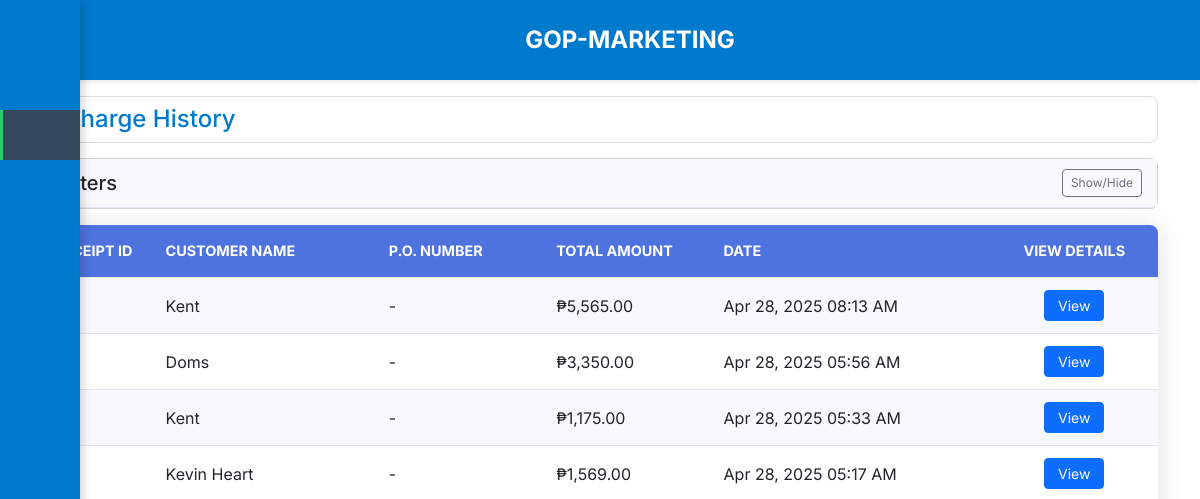
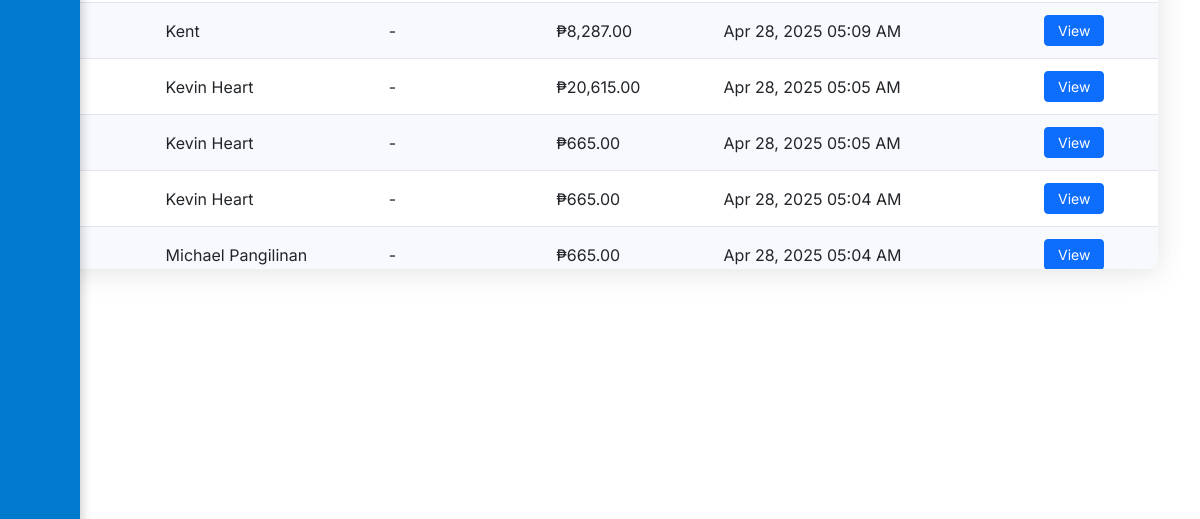
Before: /views/receipts/receipts.php (upper part) with the older database file (2 pictures, top to bottom).
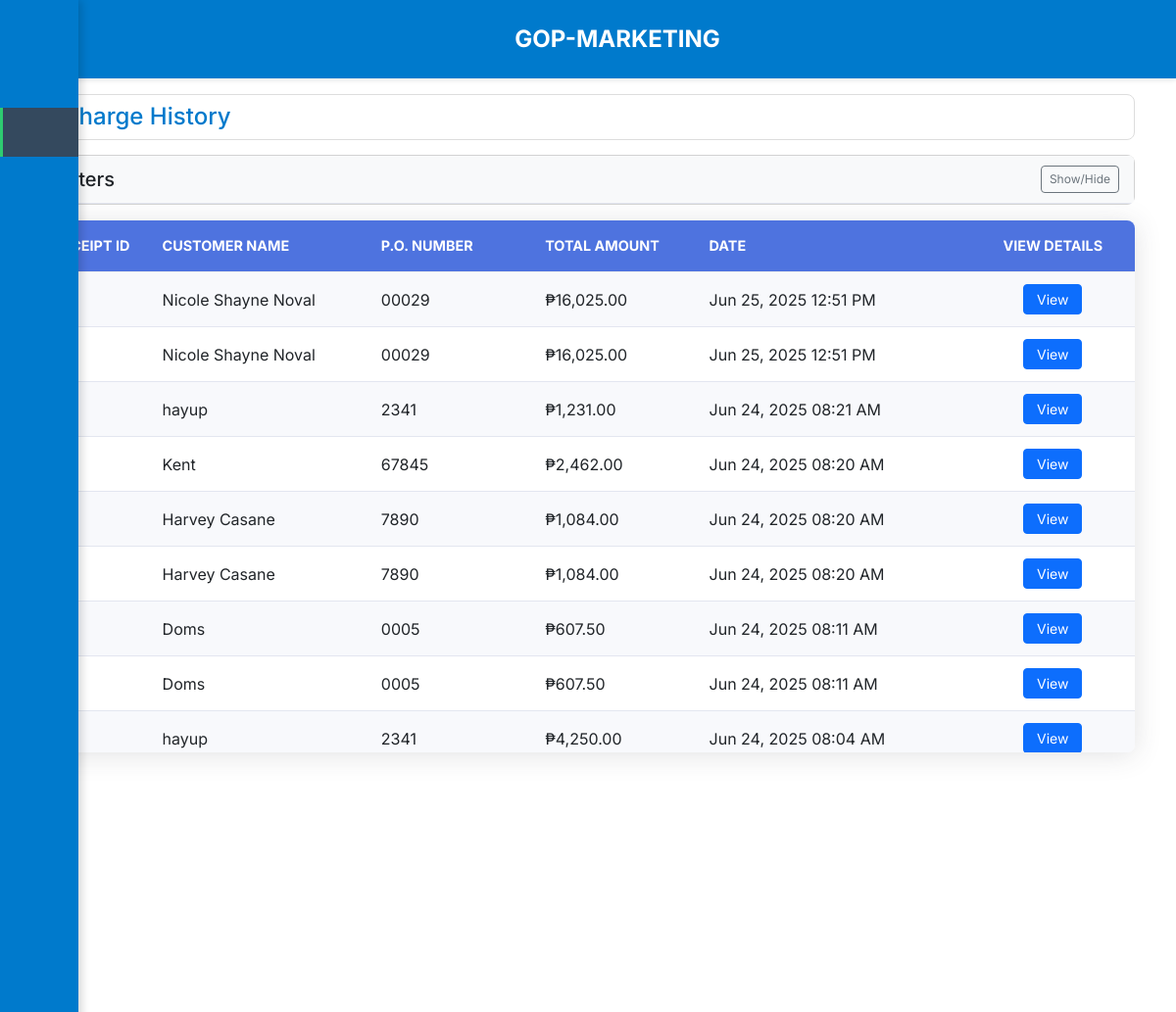
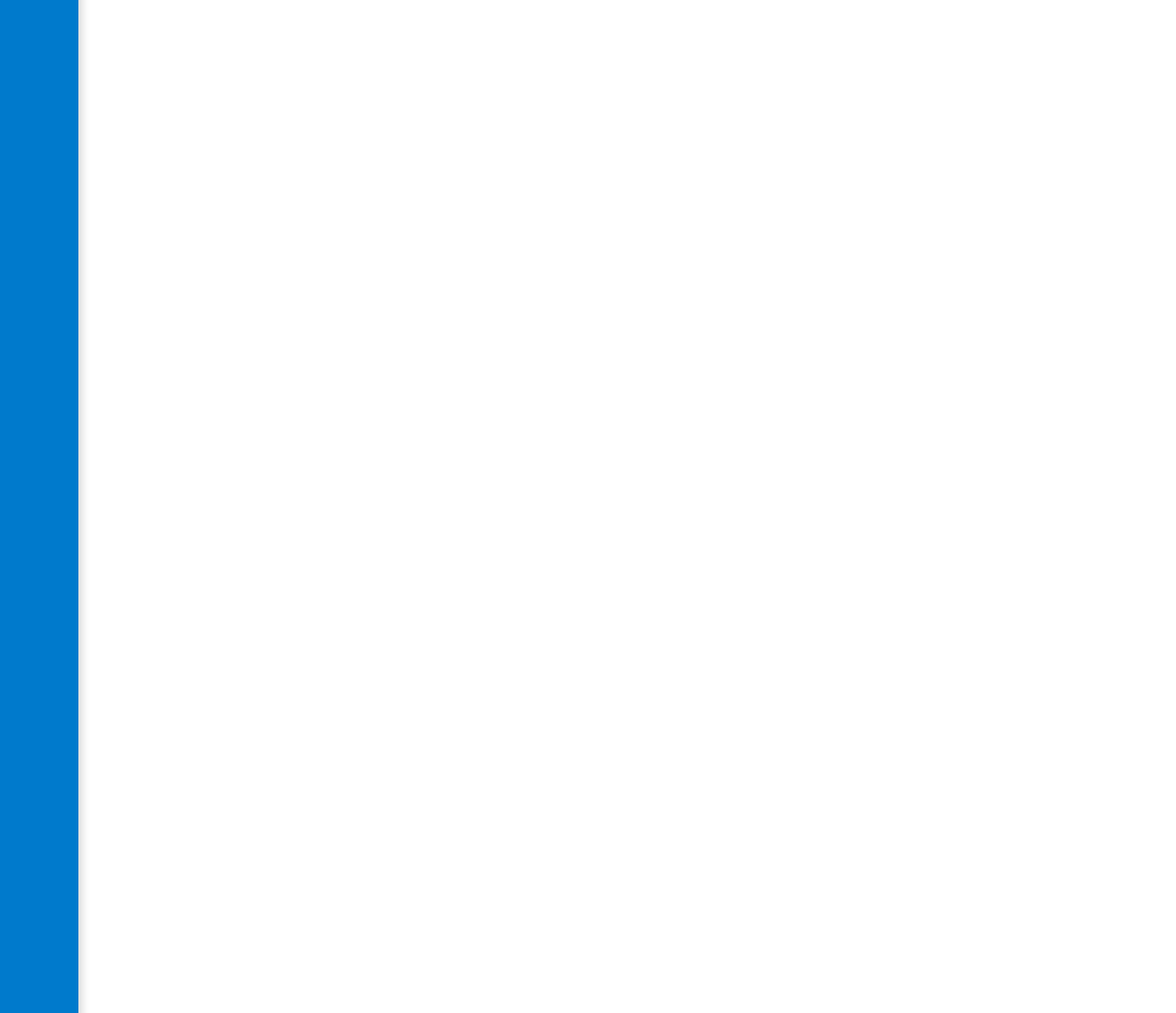
After: the same page with the newer database file (2 pictures, top to bottom).
### tables this page shows
CREATE TABLE `charges` (
  `id` int(11) NOT NULL,
  `customer_id` int(11) NOT NULL,
  `total_price` decimal(10,2) NOT NULL,
  `po_number` varchar(50) DEFAULT NULL,
  `charge_date` timestamp NOT NULL DEFAULT current_timestamp()
);

CREATE TABLE `customers` (
  `id` int(11) NOT NULL,
  `name` varchar(255) NOT NULL,
  `phone_number` varchar(255) NOT NULL,
  `address` varchar(255) NOT NULL,
  `terms` varchar(255) NOT NULL,
  `salesman` varchar(255) NOT NULL,
  `created_at` timestamp NOT NULL DEFAULT current_timestamp()
);

### connection/DBConnection.php (called while the page is built, shortened)
<?php
class DBConnection {
    private $host = "localhost";
    private $username = "root";
    private $password = "";
    private $database = "gop_marketing_db";
    private $conn;
    public function __construct() {
        try {
            $this->conn = new mysqli($this->host, $this->username, $this->password, $this->database);
        } catch (Exception $e) {
            die("Database Connection Error: " . $e->getMessage());
        }
    }
    public function getConnection() {
        return $this->conn;
    }
}
?>

### controller/backend_receipts.php (called while the page is built, shortened)
<?php
require_once __DIR__ . '/../connection/DBConnection.php';
class ReceiptsController
{
    private $conn;
    public function __construct()
    {
        $db = new DBConnection();
        $this->conn = $db->getConnection();
    }
    public function getAllReceipts()
    {
        $sql = "SELECT
            c.id,
            cust.name AS customer_name,
            c.total_price,
            c.po_number,
            c.charge_date
        FROM charges c
        JOIN customers cust ON c.customer_id = cust.id
        ORDER BY c.charge_date DESC";
        $result = $this->conn->query($sql);
        $receipts = [];
        if ($result->num_rows > 0) {
            while ($row = $result->fetch_assoc()) {
                $receipts[] = $row;
            }
        }
        return $receipts;
    }
}

### views/receipts/receipts.php (the view, shortened to what this page needs)
<?php
try {
    require_once __DIR__ . '/../../controller/backend_receipts.php';
    $receiptsController = new ReceiptsController();
    $receipts = $receiptsController->getAllReceipts();
} catch (Exception $e) {
    die("Error: " . $e->getMessage());
}
?>
<!DOCTYPE html>
<html lang="en">
<head>
    <link rel="stylesheet" href="../../styles/sidebar.css">
    <link rel="stylesheet" href="../../styles/receipts.css">
    <link rel="stylesheet" href="../../styles/header.css">
    <link rel="stylesheet" href="../../bootstrap-5.3.6/css/bootstrap.min.css">
</head>
<body>
    <?php require_once '../renderParts/header.php'; ?>
    <?php require_once '../renderParts/sidebar.php'; ?>
    <main class="main-content">
        <div class="container">
            <div class="table-header">
                <div class="receipts d-flex align-items-center">
                    <h2 class="mt-2">Charge History</h2>
                </div>
                <div class="filter-container mb-3">
                    <div class="card">
                        <div class="card-header bg-light">
                            <div class="d-flex justify-content-between align-items-center">
                                <h5 class="mb-0">Filters</h5>
                                <button class="btn btn-sm btn-outline-secondary" id="toggle-filters">
                                    <span class="iconify" data-icon="mdi:filter-outline"></span> Show/Hide
                                </button>
                            </div>
                        </div>
                    </div>
                </div>
                <div class="table-wrapper">
                    <table class="receipts-table" id="receipts-table">
                        <thead>
                            <tr>
                                <th>Receipt ID</th>
                                <th>Customer Name</th>
                                <th>P.O. Number</th>
                                <th>Total Amount</th>
                                <th>Date</th>
                                <th>View Details</th>
                            </tr>
                        </thead>
                        <tbody>
                            <?php
                            if (empty($receipts)) {
                                echo '<tr><td colspan="6" class="text-center">No receipts found</td></tr>';
                            } else {
                                foreach ($receipts as $receipt):
                            ?>
                                    <tr>
                                        <td><?php echo $receipt['id']; ?></td>
                                        <td><?php echo $receipt['customer_name']; ?></td>
                                        <td><?php echo !empty($receipt['po_number']) ? $receipt['po_number'] : '-'; ?></td>
                                        <td>₱<?php echo number_format($receipt['total_price'], 2); ?></td>
                                        <td><?php echo date('M d, Y h:i A', strtotime($receipt['charge_date'])); ?></td>
                                        <td>
                                            <button class="btn btn-sm btn-primary view-receipt"
                                                data-id="<?php echo $receipt['id']; ?>">
                                                View
                                            </button>
                                        </td>
                                    </tr>
                            <?php
                                endforeach;
                            }
                            ?>
                        </tbody>
                    </table>
                </div>
            </div>
        </div>
    </main>
</body>
</html>

Changed rows visible on the page:
no longer on this page (row unchanged): charges: customer.name "Kent", total_price "5,565.00", charge_date "Apr 28, 2025 08:13 AM"
no longer on this page (row unchanged): charges: customer.name "Doms", total_price "3,350.00", charge_date "Apr 28, 2025 05:56 AM"
no longer on this page (row unchanged): charges: customer.name "Kent", total_price "1,175.00", charge_date "Apr 28, 2025 05:33 AM"
no longer on this page (row unchanged): charges: customer.name "Kevin Heart", total_price "1,569.00", charge_date "Apr 28, 2025 05:17 AM"
no longer on this page (row unchanged): charges: customer.name "Kent", total_price "8,287.00", charge_date "Apr 28, 2025 05:09 AM"
no longer on this page (row unchanged): charges: customer.name "Kevin Heart", total_price "20,615.00", charge_date "Apr 28, 2025 05:05 AM"
no longer on this page (row unchanged): charges: customer.name "Kevin Heart", total_price "665.00", charge_date "Apr 28, 2025 05:05 AM"
no longer on this page (row unchanged): charges: customer.name "Kevin Heart", total_price "665.00", charge_date "Apr 28, 2025 05:04 AM"
no longer on this page (row unchanged): charges: customer.name "Michael Pangilinan", total_price "665.00", charge_date "Apr 28, 2025 05:04 AM"
added charges: customer.name "Nicole Shayne Noval", po_number "00029", total_price "16,025.00", charge_date "Jun 25, 2025 12:51 PM"
added charges: customer.name "Nicole Shayne Noval", po_number "00029", total_price "16,025.00", charge_date "Jun 25, 2025 12:51 PM"
added charges: customer.name "hayup", po_number "2341", total_price "1,231.00", charge_date "Jun 24, 2025 08:21 AM"
added charges: customer.name "Kent", po_number "67845", total_price "2,462.00", charge_date "Jun 24, 2025 08:20 AM"
added charges: customer.name "Harvey Casane", po_number "7890", total_price "1,084.00", charge_date "Jun 24, 2025 08:20 AM"
added charges: customer.name "Harvey Casane", po_number "7890", total_price "1,084.00", charge_date "Jun 24, 2025 08:20 AM"
added charges: customer.name "Doms", po_number "0005", total_price "607.50", charge_date "Jun 24, 2025 08:11 AM"
added charges: customer.name "Doms", po_number "0005", total_price "607.50", charge_date "Jun 24, 2025 08:11 AM"
added charges: customer.name "hayup", po_number "2341", total_price "4,250.00", charge_date "Jun 24, 2025 08:04 AM"
